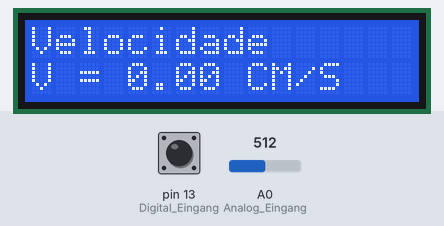
The sketch below on a simulated Arduino Uno, built with avr-gcc and run on an emulated ATmega328P. Shown: 16×2 character LCD. The test bench sets the inputs (shaded band); at power-on: pin 13 (Digital_Eingang) HIGH, A0 (Analog_Eingang) = 512. What the sketch prints to the serial monitor is not drawn.

Above: at 1.2 s.
1.3 s: pin 13 (Digital_Eingang) pulsed LOW 5 times (0.12 s each, 0.3 s apart)
At 3.3 s:
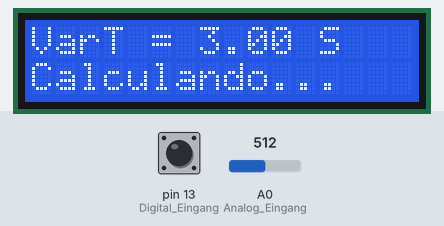
5.8 s: pin 13 (Digital_Eingang) pulsed LOW 2 times (0.12 s each, 0.3 s apart)
9.4 s: pin 13 (Digital_Eingang) driven LOW
12.4 s: pin 13 (Digital_Eingang) driven HIGH
At 13.2 s:
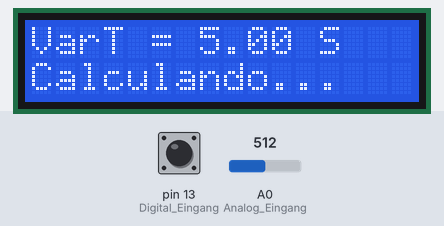
Timing chart, 0 to 15.4 s (numbered marks = the images above; inputs shaded):
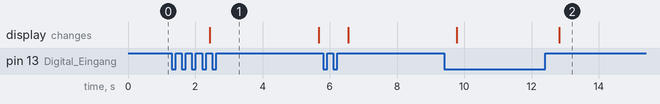

The sketch:

velocidade.ino
```cpp
int Analog_Eingang = A0; // X-axis-signal
int Digital_Eingang = 13; // Button
unsigned long time;
unsigned long time1 = 0;
unsigned long time2 = 0;
float vFinal = 0;
#define PI 3.14

//Carrega a biblioteca LiquidCrystal
#include <LiquidCrystal.h>

//Define os pinos que serão utilizados para ligação ao display
LiquidCrystal lcd(12, 11, 5, 4, 3, 2);

void setup ()
{
  //Define o número de colunas e linhas do LCD
  lcd.begin(16, 2);

  pinMode (Analog_Eingang, INPUT);
  pinMode (Digital_Eingang, INPUT);
  Serial.begin (9600); // Serielle output with 9600 bps
}

void loop ()
{
  float Analog;
  int Digital;
  unsigned long timeSegundos;
  time = millis();
  float deltaTempo;
  float velocidade;
  float raio= 15;
  float comprimento=2*PI*raio;
  float comprimento4 = comprimento/4;

  //Limpa a tela
  lcd.clear();
  //Posiciona o cursor na coluna 3, linha 0;
  lcd.setCursor(0, 0);
  //Envia o texto entre aspas para o LCD
  lcd.print("Velocidade");
  lcd.setCursor(0, 1);
  lcd.print("V = ");
  lcd.print(vFinal);
  lcd.print(" CM/S");

  // Current value will be read and converted to the voltage
  Analog = analogRead (Analog_Eingang) * (5.0 / 1023.0);
  Digital = digitalRead (Digital_Eingang);
  timeSegundos = time/1000;

  // and outputted here
  Serial.print("Tempo 1=> ");
  Serial.println (timeSegundos);
  Serial.print ("Tempo 2 => ");
  Serial.println(time2/1000);
  Serial.println("===============");
  Serial.println(vFinal);

  while(Digital==0)
  {
      time2 = millis();
      Serial.print ("Tempo 1=> ");
      Serial.println (timeSegundos);
      Serial.print ("Tempo 2 => ");
      Serial.println(time2/1000);
      Analog = analogRead(Analog_Eingang)*(5.0/1023.0);
      Digital = digitalRead(Digital_Eingang);
      Serial.println(vFinal);
      delay(200);
  }
  Serial.print("Tempo 1=> ");
  Serial.println(timeSegundos);
  Serial.print("Tempo 2 => ");
  Serial.println(time2/1000);
  Serial.println("#################");
  if (time < time2)
       {
          deltaTempo = ((time2-time)/1000);
          Serial.println("Variacao do Tempo (S)");
          Serial.println(deltaTempo);
          Serial.println("Velocidade (cm/s)");
          vFinal = ((comprimento4)/(deltaTempo+3));
          Serial.println(vFinal);

          lcd.clear();
          //Posiciona o cursor na coluna 3, linha 0;
          lcd.setCursor(0, 0);
          //Envia o texto entre aspas para o LCD
          lcd.print("VarT = ");
          lcd.print(deltaTempo+3);
          lcd.print(" S");
          lcd.setCursor(0, 1);
          lcd.print("Calculando...");
          delay(3000);
        }
           delay(200);
 }
```

Measured:
- after the input at 1.3 s, the display: changes after 1.1 s (image 1)
- after the input at 12.4 s, the display: changes after 0.42 s (image 2)
